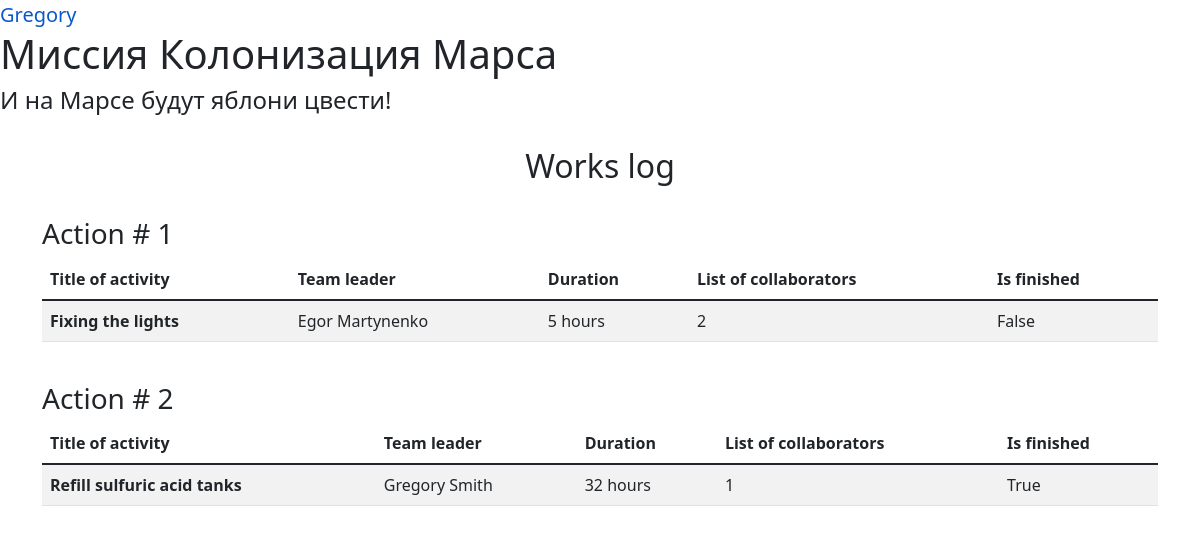
/ (signed in), run on the app's committed database.
### User.py (models this page shows, shortened)
class User(SqlAlchemyBase, UserMixin):
    __tablename__ = 'users'
    id = sqlalchemy.Column(sqlalchemy.Integer,
                           primary_key=True, autoincrement=True)
    name = sqlalchemy.Column(sqlalchemy.String, nullable=True)
    surname = sqlalchemy.Column(sqlalchemy.String, nullable=True)
    age = sqlalchemy.Column(sqlalchemy.Integer, nullable=True)
    position = sqlalchemy.Column(sqlalchemy.String, nullable=True)
    speciality = sqlalchemy.Column(sqlalchemy.String, nullable=True)
    address = sqlalchemy.Column(sqlalchemy.String, nullable=True)
    email = sqlalchemy.Column(sqlalchemy.String,
                              index=True, unique=True, nullable=True)
    hashed_password = sqlalchemy.Column(sqlalchemy.String, nullable=True)
    modified_date = sqlalchemy.Column(sqlalchemy.DateTime,
                                      default=datetime.datetime.now)

### Jobs.py (models this page shows)
class Jobs(SqlAlchemyBase):
    __tablename__ = 'jobs'
    id = sqlalchemy.Column(sqlalchemy.Integer,
                           primary_key=True, autoincrement=True)
    team_leader_id = sqlalchemy.Column(sqlalchemy.Integer, sqlalchemy.ForeignKey('users.id'))
    team_leader = relationship('User')
    job = sqlalchemy.Column(sqlalchemy.String, nullable=True)
    work_size = sqlalchemy.Column(sqlalchemy.Integer, nullable=True)
    collaborators = sqlalchemy.Column(sqlalchemy.String, nullable=True)
    start_date = sqlalchemy.Column(sqlalchemy.DateTime,
                                   default=datetime.datetime.now)
    end_date = sqlalchemy.Column(sqlalchemy.DateTime,
                                 default=datetime.datetime.now)
    is_finished = sqlalchemy.Column(sqlalchemy.Boolean, default=True)

### main.py (the view)
@app.route('/')
def job_monitor():
    session = create_session()
    with session.begin():
        jobs = session.query(Jobs).all()
    return render_template('jobs_monitor.html', jobs=jobs)

### db_session.py (called while the page is built)
def create_session():
    global __Session
    global_init()
    return __Session()

def global_init():
    global __Session
    if __Session:
        return
    conn_str = f'sqlite:///sqlite.db'
    engine = sa.create_engine(conn_str, echo=True, future=True)
    __Session = orm.sessionmaker(bind=engine)
    SqlAlchemyBase.metadata.create_all(engine)

### main.py (called while the page is built)
@login_manager.user_loader
def load_user(user_id):
    session = create_session()
    with session.begin():
        user = session.query(User).get(user_id)
        session.expunge(user)
    return user

### templates/jobs_monitor.html
{% extends "base.html" %}
{% block content %}
<h2 class="text-center">Works log</h2>
{% for job in jobs %}
<br>
<h3>Action # {{ job.id }} </h3>
<table class="table table-striped">
  <thead>
    <th>Title of activity</th>
    <th>Team leader</th>
    <th>Duration</th>
    <th>List of collaborators</th>
    <th>Is finished</th>
  </thead>
  <tbody>
    <tr>
      <th>{{ job.job }}</th>
      <td>{{ job.team_leader.name }} {{ job.team_leader.surname }}</td>
      <td>{{ job.work_size }} hours</td>
      <td>{{ job.collaborators }}</td>
      <td>{{ job.is_finished }}</td>
    </tr>
  </tbody>
</table>
{% endfor %}
{% endblock %}

### templates/base.html (shortened to what this page needs)
<!DOCTYPE html>
<html lang="en">
<head>
    <link href="https://cdn.jsdelivr.net/npm/bootstrap@5.1.3/dist/css/bootstrap.min.css" rel="stylesheet">
    </head>
    <body>
        {% if current_user.is_authenticated %}
            <a class="navbar-brand" href="/logout">{{ current_user.name }}</a>
        {% else %}
            <p>
                <a class="btn btn-primary " href="/register">Зарегистрироваться</a>
                <a class="btn btn-success" href="/login">Войти</a>
            </p>
        {% endif %}
        <h1>Миссия Колонизация Марса</h1>
        <h4>И на Марсе будут яблони цвести!</h4>
        <br>
        <main role="main" class="container">
    		{% block content %}{% endblock %}
		</main>
    </body>
</html>

### data on the page
User: name "Gregory"
Jobs: id "1", job "Fixing the lights", team_leader.name "Egor", team_leader.surname "Martynenko", work_size "5", collaborators "2", is_finished "False"
Jobs: id "2", job "Refill sulfuric acid tanks", team_leader.name "Gregory", team_leader.surname "Smith", work_size "32", collaborators "1", is_finished "True"
